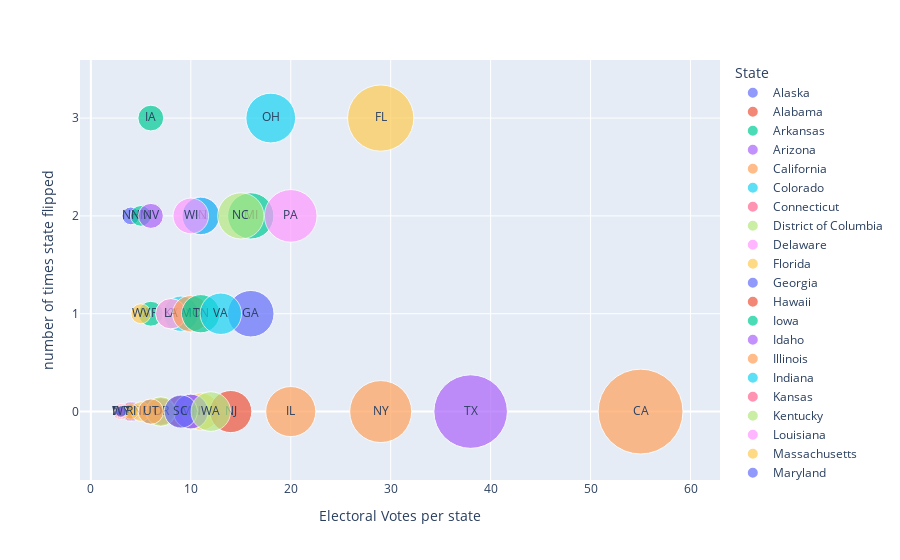

The notebook cell saved with this chart:
### Code cell
# create bubble plot
fig = px.scatter(df_flip_electoral_pop_gdp,#.query("flipped_from_prior>3"),
                 x="Electoral_College_Votes",
                 y="flipped_from_prior",
                 size="citizen_pop_mil",
                 color="State",
                 hover_name="State",
                 text = 'Abb_State',#log_x=True,
                 size_max=60)


# Override x-axis and y-axis labels
fig.update_layout(
    xaxis_title="Electoral Votes per state",
    yaxis_title="number of times state flipped",
    yaxis=dict(
        tickmode='array',
        tickvals=df_flip_electoral_pop_gdp['flipped_from_prior'],
        ticktext=df_flip_electoral_pop_gdp['flipped_from_prior']
    )
)

fig.show()
#fig.write_image("data/bubble_chart_elec_flip_50States.png")

### Figure 1 — Plotly figure (JSON) as saved in the notebook; plotly's stock layout.template omitted (floating-point values rounded to 4 significant figures)
{"data": [{"hovertemplate": "<b>%{hovertext}</b><br><br>State=Alaska<br>Electoral_College_Votes=%{x}<br>flipped_from_prior=%{y}<br>citizen_pop_mil=%{marker.size}<br>Abb_State=%{text}<extra></extra>", "hovertext": ["Alaska"], "legendgroup": "Alaska", "marker": {"color": "#636efa", "size": [0.516], "sizemode": "area", "sizeref": 0.007032, "symbol": "circle"}, "mode": "markers+text", "name": "Alaska", "orientation": "v", "showlegend": true, "text": ["AK"], "type": "scatter", "x": [3], "xaxis": "x", "y": [0], "yaxis": "y"}, {"hovertemplate": "<b>%{hovertext}</b><br><br>State=Alabama<br>Electoral_College_Votes=%{x}<br>flipped_from_prior=%{y}<br>citizen_pop_mil=%{marker.size}<br>Abb_State=%{text}<extra></extra>", "hovertext": ["Alabama"], "legendgroup": "Alabama", "marker": {"color": "#EF553B", "size": [3.716], "sizemode": "area", "sizeref": 0.007032, "symbol": "circle"}, "mode": "markers+text", "name": "Alabama", "orientation": "v", "showlegend": true, "text": ["AL"], "type": "scatter", "x": [9], "xaxis": "x", "y": [0], "yaxis": "y"}, {"hovertemplate": "<b>%{hovertext}</b><br><br>State=Arkansas<br>Electoral_College_Votes=%{x}<br>flipped_from_prior=%{y}<br>citizen_pop_mil=%{marker.size}<br>Abb_State=%{text}<extra></extra>", "hovertext": ["Arkansas"], "legendgroup": "Arkansas", "marker": {"color": "#00cc96", "size": [2.188], "sizemode": "area", "sizeref": 0.007032, "symbol": "circle"}, "mode": "markers+text", "name": "Arkansas", "orientation": "v", "showlegend": true, "text": ["AR"], "type": "scatter", "x": [6], "xaxis": "x", "y": [1], "yaxis": "y"}, {"hovertemplate": "<b>%{hovertext}</b><br><br>State=Arizona<br>Electoral_College_Votes=%{x}<br>flipped_from_prior=%{y}<br>citizen_pop_mil=%{marker.size}<br>Abb_State=%{text}<extra></extra>", "hovertext": ["Arizona"], "legendgroup": "Arizona", "marker": {"color": "#ab63fa", "size": [5.093], "sizemode": "area", "sizeref": 0.007032, "symbol": "circle"}, "mode": "markers+text", "name": "Arizona", "orientation": "v", "showlegend": true, "text": ["AZ"], "type": "scatter", "x": [11], "xaxis": "x", "y": [2], "yaxis": "y"}, {"hovertemplate": "<b>%{hovertext}</b><br><br>State=California<br>Electoral_College_Votes=%{x}<br>flipped_from_prior=%{y}<br>citizen_pop_mil=%{marker.size}<br>Abb_State=%{text}<extra></extra>", "hovertext": ["California"], "legendgroup": "California", "marker": {"color": "#FFA15A", "size": [25.32], "sizemode": "area", "sizeref": 0.007032, "symbol": "circle"}, "mode": "markers+text", "name": "California", "orientation": "v", "showlegend": true, "text": ["CA"], "type": "scatter", "x": [55], "xaxis": "x", "y": [0], "yaxis": "y"}, {"hovertemplate": "<b>%{hovertext}</b><br><br>State=Colorado<br>Electoral_College_Votes=%{x}<br>flipped_from_prior=%{y}<br>citizen_pop_mil=%{marker.size}<br>Abb_State=%{text}<extra></extra>", "hovertext": ["Colorado"], "legendgroup": "Colorado", "marker": {"color": "#19d3f3", "size": [4.384], "sizemode": "area", "sizeref": 0.007032, "symbol": "circle"}, "mode": "markers+text", "name": "Colorado", "orientation": "v", "showlegend": true, "text": ["CO"], "type": "scatter", "x": [9], "xaxis": "x", "y": [1], "yaxis": "y"}, {"hovertemplate": "<b>%{hovertext}</b><br><br>State=Connecticut<br>Electoral_College_Votes=%{x}<br>flipped_from_prior=%{y}<br>citizen_pop_mil=%{marker.size}<br>Abb_State=%{text}<extra></extra>", "hovertext": ["Connecticut"], "legendgroup": "Connecticut", "marker": {"color": "#FF6692", "size": [2.527], "sizemode": "area", "sizeref": 0.007032, "symbol": "circle"}, "mode": "markers+text", "name": "Connecticut", "orientation": "v", "showlegend": true, "text": ["CT"], "type": "scatter", "x": [7], "xaxis": "x", "y": [0], "yaxis": "y"}, {"hovertemplate": "<b>%{hovertext}</b><br><br>State=District of Columbia<br>Electoral_College_Votes=%{x}<br>flipped_from_prior=%{y}<br>citizen_pop_mil=%{marker.size}<br>Abb_State=%{text}<extra></extra>", "hovertext": ["District of Columbia"], "legendgroup": "District of Columbia", "marker": {"color": "#B6E880", "size": [0.476], "sizemode": "area", "sizeref": 0.007032, "symbol": "circle"}, "mode": "markers+text", "name": "District of Columbia", "orientation": "v", "showlegend": true, "text": ["DC"], "type": "scatter", "x": [3], "xaxis": "x", "y": [0], "yaxis": "y"}, {"hovertemplate": "<b>%{hovertext}</b><br><br>State=Delaware<br>Electoral_College_Votes=%{x}<br>flipped_from_prior=%{y}<br>citizen_pop_mil=%{marker.size}<br>Abb_State=%{text}<extra></extra>", "hovertext": ["Delaware"], "legendgroup": "Delaware", "marker": {"color": "#FF97FF", "size": [0.754], "sizemode": "area", "sizeref": 0.007032, "symbol": "circle"}, "mode": "markers+text", "name": "Delaware", "orientation": "v", "showlegend": true, "text": ["DE"], "type": "scatter", "x": [3], "xaxis": "x", "y": [0], "yaxis": "y"}, {"hovertemplate": "<b>%{hovertext}</b><br><br>State=Florida<br>Electoral_College_Votes=%{x}<br>flipped_from_prior=%{y}<br>citizen_pop_mil=%{marker.size}<br>Abb_State=%{text}<extra></extra>", "hovertext": ["Florida"], "legendgroup": "Florida", "marker": {"color": "#FECB52", "size": [15.45], "sizemode": "area", "sizeref": 0.007032, "symbol": "circle"}, "mode": "markers+text", "name": "Florida", "orientation": "v", "showlegend": true, "text": ["FL"], "type": "scatter", "x": [29], "xaxis": "x", "y": [3], "yaxis": "y"}, {"hovertemplate": "<b>%{hovertext}</b><br><br>State=Georgia<br>Electoral_College_Votes=%{x}<br>flipped_from_prior=%{y}<br>citizen_pop_mil=%{marker.size}<br>Abb_State=%{text}<extra></extra>", "hovertext": ["Georgia"], "legendgroup": "Georgia", "marker": {"color": "#636efa", "size": [7.601], "sizemode": "area", "sizeref": 0.007032, "symbol": "circle"}, "mode": "markers+text", "name": "Georgia", "orientation": "v", "showlegend": true, "text": ["GA"], "type": "scatter", "x": [16], "xaxis": "x", "y": [1], "yaxis": "y"}, {"hovertemplate": "<b>%{hovertext}</b><br><br>State=Hawaii<br>Electoral_College_Votes=%{x}<br>flipped_from_prior=%{y}<br>citizen_pop_mil=%{marker.size}<br>Abb_State=%{text}<extra></extra>", "hovertext": ["Hawaii"], "legendgroup": "Hawaii", "marker": {"color": "#EF553B", "size": [1.019], "sizemode": "area", "sizeref": 0.007032, "symbol": "circle"}, "mode": "markers+text", "name": "Hawaii", "orientation": "v", "showlegend": true, "text": ["HI"], "type": "scatter", "x": [4], "xaxis": "x", "y": [0], "yaxis": "y"}, {"hovertemplate": "<b>%{hovertext}</b><br><br>State=Iowa<br>Electoral_College_Votes=%{x}<br>flipped_from_prior=%{y}<br>citizen_pop_mil=%{marker.size}<br>Abb_State=%{text}<extra></extra>", "hovertext": ["Iowa"], "legendgroup": "Iowa", "marker": {"color": "#00cc96", "size": [2.345], "sizemode": "area", "sizeref": 0.007032, "symbol": "circle"}, "mode": "markers+text", "name": "Iowa", "orientation": "v", "showlegend": true, "text": ["IA"], "type": "scatter", "x": [6], "xaxis": "x", "y": [3], "yaxis": "y"}, {"hovertemplate": "<b>%{hovertext}</b><br><br>State=Idaho<br>Electoral_College_Votes=%{x}<br>flipped_from_prior=%{y}<br>citizen_pop_mil=%{marker.size}<br>Abb_State=%{text}<extra></extra>", "hovertext": ["Idaho"], "legendgroup": "Idaho", "marker": {"color": "#ab63fa", "size": [1.417], "sizemode": "area", "sizeref": 0.007032, "symbol": "circle"}, "mode": "markers+text", "name": "Idaho", "orientation": "v", "showlegend": true, "text": ["ID"], "type": "scatter", "x": [4], "xaxis": "x", "y": [0], "yaxis": "y"}, {"hovertemplate": "<b>%{hovertext}</b><br><br>State=Illinois<br>Electoral_College_Votes=%{x}<br>flipped_from_prior=%{y}<br>citizen_pop_mil=%{marker.size}<br>Abb_State=%{text}<extra></extra>", "hovertext": ["Illinois"], "legendgroup": "Illinois", "marker": {"color": "#FFA15A", "size": [8.824], "sizemode": "area", "sizeref": 0.007032, "symbol": "circle"}, "mode": "markers+text", "name": "Illinois", "orientation": "v", "showlegend": true, "text": ["IL"], "type": "scatter", "x": [20], "xaxis": "x", "y": [0], "yaxis": "y"}, {"hovertemplate": "<b>%{hovertext}</b><br><br>State=Indiana<br>Electoral_College_Votes=%{x}<br>flipped_from_prior=%{y}<br>citizen_pop_mil=%{marker.size}<br>Abb_State=%{text}<extra></extra>", "hovertext": ["Indiana"], "legendgroup": "Indiana", "marker": {"color": "#19d3f3", "size": [4.903], "sizemode": "area", "sizeref": 0.007032, "symbol": "circle"}, "mode": "markers+text", "name": "Indiana", "orientation": "v", "showlegend": true, "text": ["IN"], "type": "scatter", "x": [11], "xaxis": "x", "y": [2], "yaxis": "y"}, {"hovertemplate": "<b>%{hovertext}</b><br><br>State=Kansas<br>Electoral_College_Votes=%{x}<br>flipped_from_prior=%{y}<br>citizen_pop_mil=%{marker.size}<br>Abb_State=%{text}<extra></extra>", "hovertext": ["Kansas"], "legendgroup": "Kansas", "marker": {"color": "#FF6692", "size": [2.087], "sizemode": "area", "sizeref": 0.007032, "symbol": "circle"}, "mode": "markers+text", "name": "Kansas", "orientation": "v", "showlegend": true, "text": ["KS"], "type": "scatter", "x": [6], "xaxis": "x", "y": [0], "yaxis": "y"}, {"hovertemplate": "<b>%{hovertext}</b><br><br>State=Kentucky<br>Electoral_College_Votes=%{x}<br>flipped_from_prior=%{y}<br>citizen_pop_mil=%{marker.size}<br>Abb_State=%{text}<extra></extra>", "hovertext": ["Kentucky"], "legendgroup": "Kentucky", "marker": {"color": "#B6E880", "size": [3.233], "sizemode": "area", "sizeref": 0.007032, "symbol": "circle"}, "mode": "markers+text", "name": "Kentucky", "orientation": "v", "showlegend": true, "text": ["KY"], "type": "scatter", "x": [8], "xaxis": "x", "y": [1], "yaxis": "y"}, {"hovertemplate": "<b>%{hovertext}</b><br><br>State=Louisiana<br>Electoral_College_Votes=%{x}<br>flipped_from_prior=%{y}<br>citizen_pop_mil=%{marker.size}<br>Abb_State=%{text}<extra></extra>", "hovertext": ["Louisiana"], "legendgroup": "Louisiana", "marker": {"color": "#FF97FF", "size": [3.263], "sizemode": "area", "sizeref": 0.007032, "symbol": "circle"}, "mode": "markers+text", "name": "Louisiana", "orientation": "v", "showlegend": true, "text": ["LA"], "type": "scatter", "x": [8], "xaxis": "x", "y": [1], "yaxis": "y"}, {"hovertemplate": "<b>%{hovertext}</b><br><br>State=Massachusetts<br>Electoral_College_Votes=%{x}<br>flipped_from_prior=%{y}<br>citizen_pop_mil=%{marker.size}<br>Abb_State=%{text}<extra></extra>", "hovertext": ["Massachusetts"], "legendgroup": "Massachusetts", "marker": {"color": "#FECB52", "size": [4.892], "sizemode": "area", "sizeref": 0.007032, "symbol": "circle"}, "mode": "markers+text", "name": "Massachusetts", "orientation": "v", "showlegend": true, "text": ["MA"], "type": "scatter", "x": [11], "xaxis": "x", "y": [0], "yaxis": "y"}, {"hovertemplate": "<b>%{hovertext}</b><br><br>State=Maryland<br>Electoral_College_Votes=%{x}<br>flipped_from_prior=%{y}<br>citizen_pop_mil=%{marker.size}<br>Abb_State=%{text}<extra></extra>", "hovertext": ["Maryland"], "legendgroup": "Maryland", "marker": {"color": "#636efa", "size": [4.364], "sizemode": "area", "sizeref": 0.007032, "symbol": "circle"}, "mode": "markers+text", "name": "Maryland", "orientation": "v", "showlegend": true, "text": ["MD"], "type": "scatter", "x": [10], "xaxis": "x", "y": [0], "yaxis": "y"}, {"hovertemplate": "<b>%{hovertext}</b><br><br>State=Maine<br>Electoral_College_Votes=%{x}<br>flipped_from_prior=%{y}<br>citizen_pop_mil=%{marker.size}<br>Abb_State=%{text}<extra></extra>", "hovertext": ["Maine"], "legendgroup": "Maine", "marker": {"color": "#EF553B", "size": [1.131], "sizemode": "area", "sizeref": 0.007032, "symbol": "circle"}, "mode": "markers+text", "name": "Maine", "orientation": "v", "showlegend": true, "text": ["ME"], "type": "scatter", "x": [4], "xaxis": "x", "y": [0], "yaxis": "y"}, {"hovertemplate": "<b>%{hovertext}</b><br><br>State=Michigan<br>Electoral_College_Votes=%{x}<br>flipped_from_prior=%{y}<br>citizen_pop_mil=%{marker.size}<br>Abb_State=%{text}<extra></extra>", "hovertext": ["Michigan"], "legendgroup": "Michigan", "marker": {"color": "#00cc96", "size": [7.517], "sizemode": "area", "sizeref": 0.007032, "symbol": "circle"}, "mode": "markers+text", "name": "Michigan", "orientation": "v", "showlegend": true, "text": ["MI"], "type": "scatter", "x": [16], "xaxis": "x", "y": [2], "yaxis": "y"}, {"hovertemplate": "<b>%{hovertext}</b><br><br>State=Minnesota<br>Electoral_College_Votes=%{x}<br>flipped_from_prior=%{y}<br>citizen_pop_mil=%{marker.size}<br>Abb_State=%{text}<extra></extra>", "hovertext": ["Minnesota"], "legendgroup": "Minnesota", "marker": {"color": "#ab63fa", "size": [4.21], "sizemode": "area", "sizeref": 0.007032, "symbol": "circle"}, "mode": "markers+text", "name": "Minnesota", "orientation": "v", "showlegend": true, "text": ["MN"], "type": "scatter", "x": [10], "xaxis": "x", "y": [0], "yaxis": "y"}, {"hovertemplate": "<b>%{hovertext}</b><br><br>State=Missouri<br>Electoral_College_Votes=%{x}<br>flipped_from_prior=%{y}<br>citizen_pop_mil=%{marker.size}<br>Abb_State=%{text}<extra></extra>", "hovertext": ["Missouri"], "legendgroup": "Missouri", "marker": {"color": "#FFA15A", "size": [4.655], "sizemode": "area", "sizeref": 0.007032, "symbol": "circle"}, "mode": "markers+text", "name": "Missouri", "orientation": "v", "showlegend": true, "text": ["MO"], "type": "scatter", "x": [10], "xaxis": "x", "y": [1], "yaxis": "y"}, {"hovertemplate": "<b>%{hovertext}</b><br><br>State=Mississippi<br>Electoral_College_Votes=%{x}<br>flipped_from_prior=%{y}<br>citizen_pop_mil=%{marker.size}<br>Abb_State=%{text}<extra></extra>", "hovertext": ["Mississippi"], "legendgroup": "Mississippi", "marker": {"color": "#19d3f3", "size": [2.166], "sizemode": "area", "sizeref": 0.007032, "symbol": "circle"}, "mode": "markers+text", "name": "Mississippi", "orientation": "v", "showlegend": true, "text": ["MS"], "type": "scatter", "x": [6], "xaxis": "x", "y": [0], "yaxis": "y"}, {"hovertemplate": "<b>%{hovertext}</b><br><br>State=Montana<br>Electoral_College_Votes=%{x}<br>flipped_from_prior=%{y}<br>citizen_pop_mil=%{marker.size}<br>Abb_State=%{text}<extra></extra>", "hovertext": ["Montana"], "legendgroup": "Montana", "marker": {"color": "#FF6692", "size": [0.878], "sizemode": "area", "sizeref": 0.007032, "symbol": "circle"}, "mode": "markers+text", "name": "Montana", "orientation": "v", "showlegend": true, "text": ["MT"], "type": "scatter", "x": [3], "xaxis": "x", "y": [0], "yaxis": "y"}, {"hovertemplate": "<b>%{hovertext}</b><br><br>State=North Carolina<br>Electoral_College_Votes=%{x}<br>flipped_from_prior=%{y}<br>citizen_pop_mil=%{marker.size}<br>Abb_State=%{text}<extra></extra>", "hovertext": ["North Carolina"], "legendgroup": "North Carolina", "marker": {"color": "#B6E880", "size": [7.533], "sizemode": "area", "sizeref": 0.007032, "symbol": "circle"}, "mode": "markers+text", "name": "North Carolina", "orientation": "v", "showlegend": true, "text": ["NC"], "type": "scatter", "x": [15], "xaxis": "x", "y": [2], "yaxis": "y"}, {"hovertemplate": "<b>%{hovertext}</b><br><br>State=North Dakota<br>Electoral_College_Votes=%{x}<br>flipped_from_prior=%{y}<br>citizen_pop_mil=%{marker.size}<br>Abb_State=%{text}<extra></extra>", "hovertext": ["North Dakota"], "legendgroup": "North Dakota", "marker": {"color": "#FF97FF", "size": [0.554], "sizemode": "area", "sizeref": 0.007032, "symbol": "circle"}, "mode": "markers+text", "name": "North Dakota", "orientation": "v", "showlegend": true, "text": ["ND"], "type": "scatter", "x": [3], "xaxis": "x", "y": [0], "yaxis": "y"}, {"hovertemplate": "<b>%{hovertext}</b><br><br>State=Nebraska<br>Electoral_College_Votes=%{x}<br>flipped_from_prior=%{y}<br>citizen_pop_mil=%{marker.size}<br>Abb_State=%{text}<extra></extra>", "hovertext": ["Nebraska"], "legendgroup": "Nebraska", "marker": {"color": "#FECB52", "size": [1.351], "sizemode": "area", "sizeref": 0.007032, "symbol": "circle"}, "mode": "markers+text", "name": "Nebraska", "orientation": "v", "showlegend": true, "text": ["NE"], "type": "scatter", "x": [5], "xaxis": "x", "y": [0], "yaxis": "y"}, {"hovertemplate": "<b>%{hovertext}</b><br><br>State=New Hampshire<br>Electoral_College_Votes=%{x}<br>flipped_from_prior=%{y}<br>citizen_pop_mil=%{marker.size}<br>Abb_State=%{text}<extra></extra>", "hovertext": ["New Hampshire"], "legendgroup": "New Hampshire", "marker": {"color": "#636efa", "size": [1.106], "sizemode": "area", "sizeref": 0.007032, "symbol": "circle"}, "mode": "markers+text", "name": "New Hampshire", "orientation": "v", "showlegend": true, "text": ["NH"], "type": "scatter", "x": [4], "xaxis": "x", "y": [2], "yaxis": "y"}, {"hovertemplate": "<b>%{hovertext}</b><br><br>State=New Jersey<br>Electoral_College_Votes=%{x}<br>flipped_from_prior=%{y}<br>citizen_pop_mil=%{marker.size}<br>Abb_State=%{text}<extra></extra>", "hovertext": ["New Jersey"], "legendgroup": "New Jersey", "marker": {"color": "#EF553B", "size": [6.241], "sizemode": "area", "sizeref": 0.007032, "symbol": "circle"}, "mode": "markers+text", "name": "New Jersey", "orientation": "v", "showlegend": true, "text": ["NJ"], "type": "scatter", "x": [14], "xaxis": "x", "y": [0], "yaxis": "y"}, {"hovertemplate": "<b>%{hovertext}</b><br><br>State=New Mexico<br>Electoral_College_Votes=%{x}<br>flipped_from_prior=%{y}<br>citizen_pop_mil=%{marker.size}<br>Abb_State=%{text}<extra></extra>", "hovertext": ["New Mexico"], "legendgroup": "New Mexico", "marker": {"color": "#00cc96", "size": [1.511], "sizemode": "area", "sizeref": 0.007032, "symbol": "circle"}, "mode": "markers+text", "name": "New Mexico", "orientation": "v", "showlegend": true, "text": ["NM"], "type": "scatter", "x": [5], "xaxis": "x", "y": [2], "yaxis": "y"}, {"hovertemplate": "<b>%{hovertext}</b><br><br>State=Nevada<br>Electoral_College_Votes=%{x}<br>flipped_from_prior=%{y}<br>citizen_pop_mil=%{marker.size}<br>Abb_State=%{text}<extra></extra>", "hovertext": ["Nevada"], "legendgroup": "Nevada", "marker": {"color": "#ab63fa", "size": [2.206], "sizemode": "area", "sizeref": 0.007032, "symbol": "circle"}, "mode": "markers+text", "name": "Nevada", "orientation": "v", "showlegend": true, "text": ["NV"], "type": "scatter", "x": [6], "xaxis": "x", "y": [2], "yaxis": "y"}, {"hovertemplate": "<b>%{hovertext}</b><br><br>State=New York<br>Electoral_College_Votes=%{x}<br>flipped_from_prior=%{y}<br>citizen_pop_mil=%{marker.size}<br>Abb_State=%{text}<extra></extra>", "hovertext": ["New York"], "legendgroup": "New York", "marker": {"color": "#FFA15A", "size": [13.52], "sizemode": "area", "sizeref": 0.007032, "symbol": "circle"}, "mode": "markers+text", "name": "New York", "orientation": "v", "showlegend": true, "text": ["NY"], "type": "scatter", "x": [29], "xaxis": "x", "y": [0], "yaxis": "y"}, {"hovertemplate": "<b>%{hovertext}</b><br><br>State=Ohio<br>Electoral_College_Votes=%{x}<br>flipped_from_prior=%{y}<br>citizen_pop_mil=%{marker.size}<br>Abb_State=%{text}<extra></extra>", "hovertext": ["Ohio"], "legendgroup": "Ohio", "marker": {"color": "#19d3f3", "size": [8.708], "sizemode": "area", "sizeref": 0.007032, "symbol": "circle"}, "mode": "markers+text", "name": "Ohio", "orientation": "v", "showlegend": true, "text": ["OH"], "type": "scatter", "x": [18], "xaxis": "x", "y": [3], "yaxis": "y"}, {"hovertemplate": "<b>%{hovertext}</b><br><br>State=Oklahoma<br>Electoral_College_Votes=%{x}<br>flipped_from_prior=%{y}<br>citizen_pop_mil=%{marker.size}<br>Abb_State=%{text}<extra></extra>", "hovertext": ["Oklahoma"], "legendgroup": "Oklahoma", "marker": {"color": "#FF6692", "size": [2.841], "sizemode": "area", "sizeref": 0.007032, "symbol": "circle"}, "mode": "markers+text", "name": "Oklahoma", "orientation": "v", "showlegend": true, "text": ["OK"], "type": "scatter", "x": [7], "xaxis": "x", "y": [0], "yaxis": "y"}, {"hovertemplate": "<b>%{hovertext}</b><br><br>State=Oregon<br>Electoral_College_Votes=%{x}<br>flipped_from_prior=%{y}<br>citizen_pop_mil=%{marker.size}<br>Abb_State=%{text}<extra></extra>", "hovertext": ["Oregon"], "legendgroup": "Oregon", "marker": {"color": "#B6E880", "size": [3.122], "sizemode": "area", "sizeref": 0.007032, "symbol": "circle"}, "mode": "markers+text", "name": "Oregon", "orientation": "v", "showlegend": true, "text": ["OR"], "type": "scatter", "x": [7], "xaxis": "x", "y": [0], "yaxis": "y"}, {"hovertemplate": "<b>%{hovertext}</b><br><br>State=Pennsylvania<br>Electoral_College_Votes=%{x}<br>flipped_from_prior=%{y}<br>citizen_pop_mil=%{marker.size}<br>Abb_State=%{text}<extra></extra>", "hovertext": ["Pennsylvania"], "legendgroup": "Pennsylvania", "marker": {"color": "#FF97FF", "size": [9.741], "sizemode": "area", "sizeref": 0.007032, "symbol": "circle"}, "mode": "markers+text", "name": "Pennsylvania", "orientation": "v", "showlegend": true, "text": ["PA"], "type": "scatter", "x": [20], "xaxis": "x", "y": [2], "yaxis": "y"}, {"hovertemplate": "<b>%{hovertext}</b><br><br>State=Rhode Island<br>Electoral_College_Votes=%{x}<br>flipped_from_prior=%{y}<br>citizen_pop_mil=%{marker.size}<br>Abb_State=%{text}<extra></extra>", "hovertext": ["Rhode Island"], "legendgroup": "Rhode Island", "marker": {"color": "#FECB52", "size": [0.843], "sizemode": "area", "sizeref": 0.007032, "symbol": "circle"}, "mode": "markers+text", "name": "Rhode Island", "orientation": "v", "showlegend": true, "text": ["RI"], "type": "scatter", "x": [4], "xaxis": "x", "y": [0], "yaxis": "y"}, {"hovertemplate": "<b>%{hovertext}</b><br><br>State=South Carolina<br>Electoral_College_Votes=%{x}<br>flipped_from_prior=%{y}<br>citizen_pop_mil=%{marker.size}<br>Abb_State=%{text}<extra></extra>", "hovertext": ["South Carolina"], "legendgroup": "South Carolina", "marker": {"color": "#636efa", "size": [3.868], "sizemode": "area", "sizeref": 0.007032, "symbol": "circle"}, "mode": "markers+text", "name": "South Carolina", "orientation": "v", "showlegend": true, "text": ["SC"], "type": "scatter", "x": [9], "xaxis": "x", "y": [0], "yaxis": "y"}, {"hovertemplate": "<b>%{hovertext}</b><br><br>State=South Dakota<br>Electoral_College_Votes=%{x}<br>flipped_from_prior=%{y}<br>citizen_pop_mil=%{marker.size}<br>Abb_State=%{text}<extra></extra>", "hovertext": ["South Dakota"], "legendgroup": "South Dakota", "marker": {"color": "#EF553B", "size": [0.658], "sizemode": "area", "sizeref": 0.007032, "symbol": "circle"}, "mode": "markers+text", "name": "South Dakota", "orientation": "v", "showlegend": true, "text": ["SD"], "type": "scatter", "x": [3], "xaxis": "x", "y": [0], "yaxis": "y"}, {"hovertemplate": "<b>%{hovertext}</b><br><br>State=Tennessee<br>Electoral_College_Votes=%{x}<br>flipped_from_prior=%{y}<br>citizen_pop_mil=%{marker.size}<br>Abb_State=%{text}<extra></extra>", "hovertext": ["Tennessee"], "legendgroup": "Tennessee", "marker": {"color": "#00cc96", "size": [5.145], "sizemode": "area", "sizeref": 0.007032, "symbol": "circle"}, "mode": "markers+text", "name": "Tennessee", "orientation": "v", "showlegend": true, "text": ["TN"], "type": "scatter", "x": [11], "xaxis": "x", "y": [1], "yaxis": "y"}, {"hovertemplate": "<b>%{hovertext}</b><br><br>State=Texas<br>Electoral_College_Votes=%{x}<br>flipped_from_prior=%{y}<br>citizen_pop_mil=%{marker.size}<br>Abb_State=%{text}<extra></extra>", "hovertext": ["Texas"], "legendgroup": "Texas", "marker": {"color": "#ab63fa", "size": [19.03], "sizemode": "area", "sizeref": 0.007032, "symbol": "circle"}, "mode": "markers+text", "name": "Texas", "orientation": "v", "showlegend": true, "text": ["TX"], "type": "scatter", "x": [38], "xaxis": "x", "y": [0], "yaxis": "y"}, {"hovertemplate": "<b>%{hovertext}</b><br><br>State=Utah<br>Electoral_College_Votes=%{x}<br>flipped_from_prior=%{y}<br>citizen_pop_mil=%{marker.size}<br>Abb_State=%{text}<extra></extra>", "hovertext": ["Utah"], "legendgroup": "Utah", "marker": {"color": "#FFA15A", "size": [2.278], "sizemode": "area", "sizeref": 0.007032, "symbol": "circle"}, "mode": "markers+text", "name": "Utah", "orientation": "v", "showlegend": true, "text": ["UT"], "type": "scatter", "x": [6], "xaxis": "x", "y": [0], "yaxis": "y"}, {"hovertemplate": "<b>%{hovertext}</b><br><br>State=Virginia<br>Electoral_College_Votes=%{x}<br>flipped_from_prior=%{y}<br>citizen_pop_mil=%{marker.size}<br>Abb_State=%{text}<extra></extra>", "hovertext": ["Virginia"], "legendgroup": "Virginia", "marker": {"color": "#19d3f3", "size": [6.043], "sizemode": "area", "sizeref": 0.007032, "symbol": "circle"}, "mode": "markers+text", "name": "Virginia", "orientation": "v", "showlegend": true, "text": ["VA"], "type": "scatter", "x": [13], "xaxis": "x", "y": [1], "yaxis": "y"}, {"hovertemplate": "<b>%{hovertext}</b><br><br>State=Vermont<br>Electoral_College_Votes=%{x}<br>flipped_from_prior=%{y}<br>citizen_pop_mil=%{marker.size}<br>Abb_State=%{text}<extra></extra>", "hovertext": ["Vermont"], "legendgroup": "Vermont", "marker": {"color": "#FF6692", "size": [0.521], "sizemode": "area", "sizeref": 0.007032, "symbol": "circle"}, "mode": "markers+text", "name": "Vermont", "orientation": "v", "showlegend": true, "text": ["VT"], "type": "scatter", "x": [3], "xaxis": "x", "y": [0], "yaxis": "y"}, {"hovertemplate": "<b>%{hovertext}</b><br><br>State=Washington<br>Electoral_College_Votes=%{x}<br>flipped_from_prior=%{y}<br>citizen_pop_mil=%{marker.size}<br>Abb_State=%{text}<extra></extra>", "hovertext": ["Washington"], "legendgroup": "Washington", "marker": {"color": "#B6E880", "size": [5.511], "sizemode": "area", "sizeref": 0.007032, "symbol": "circle"}, "mode": "markers+text", "name": "Washington", "orientation": "v", "showlegend": true, "text": ["WA"], "type": "scatter", "x": [12], "xaxis": "x", "y": [0], "yaxis": "y"}, {"hovertemplate": "<b>%{hovertext}</b><br><br>State=Wisconsin<br>Electoral_College_Votes=%{x}<br>flipped_from_prior=%{y}<br>citizen_pop_mil=%{marker.size}<br>Abb_State=%{text}<extra></extra>", "hovertext": ["Wisconsin"], "legendgroup": "Wisconsin", "marker": {"color": "#FF97FF", "size": [4.461], "sizemode": "area", "sizeref": 0.007032, "symbol": "circle"}, "mode": "markers+text", "name": "Wisconsin", "orientation": "v", "showlegend": true, "text": ["WI"], "type": "scatter", "x": [10], "xaxis": "x", "y": [2], "yaxis": "y"}, {"hovertemplate": "<b>%{hovertext}</b><br><br>State=West Virginia<br>Electoral_College_Votes=%{x}<br>flipped_from_prior=%{y}<br>citizen_pop_mil=%{marker.size}<br>Abb_State=%{text}<extra></extra>", "hovertext": ["West Virginia"], "legendgroup": "West Virginia", "marker": {"color": "#FECB52", "size": [1.4], "sizemode": "area", "sizeref": 0.007032, "symbol": "circle"}, "mode": "markers+text", "name": "West Virginia", "orientation": "v", "showlegend": true, "text": ["WV"], "type": "scatter", "x": [5], "xaxis": "x", "y": [1], "yaxis": "y"}, {"hovertemplate": "<b>%{hovertext}</b><br><br>State=Wyoming<br>Electoral_College_Votes=%{x}<br>flipped_from_prior=%{y}<br>citizen_pop_mil=%{marker.size}<br>Abb_State=%{text}<extra></extra>", "hovertext": ["Wyoming"], "legendgroup": "Wyoming", "marker": {"color": "#636efa", "size": [0.437], "sizemode": "area", "sizeref": 0.007032, "symbol": "circle"}, "mode": "markers+text", "name": "Wyoming", "orientation": "v", "showlegend": true, "text": ["WY"], "type": "scatter", "x": [3], "xaxis": "x", "y": [0], "yaxis": "y"}], "layout": {"legend": {"itemsizing": "constant", "title": {"text": "State"}, "tracegroupgap": 0}, "margin": {"t": 60}, "xaxis": {"anchor": "y", "domain": [0, 1], "title": {"text": "Electoral Votes per state"}}, "yaxis": {"anchor": "x", "domain": [0, 1], "tickmode": "array", "ticktext": [0, 0, 1, 2, 0, 1, 0, 0, 0, 3, 1, 0, 3, 0, 0, 2, 0, 1, 1, 0, 0, 0, 2, 0, 1, 0, 0, 2, 0, 0, 2, 0, 2, 2, 0, 3, 0, 0, 2, 0, 0, 0, 1, 0, 0, 1, 0, 0, 2, 1, 0], "tickvals": [0, 0, 1, 2, 0, 1, 0, 0, 0, 3, 1, 0, 3, 0, 0, 2, 0, 1, 1, 0, 0, 0, 2, 0, 1, 0, 0, 2, 0, 0, 2, 0, 2, 2, 0, 3, 0, 0, 2, 0, 0, 0, 1, 0, 0, 1, 0, 0, 2, 1, 0], "title": {"text": "number of times state flipped"}}}}
